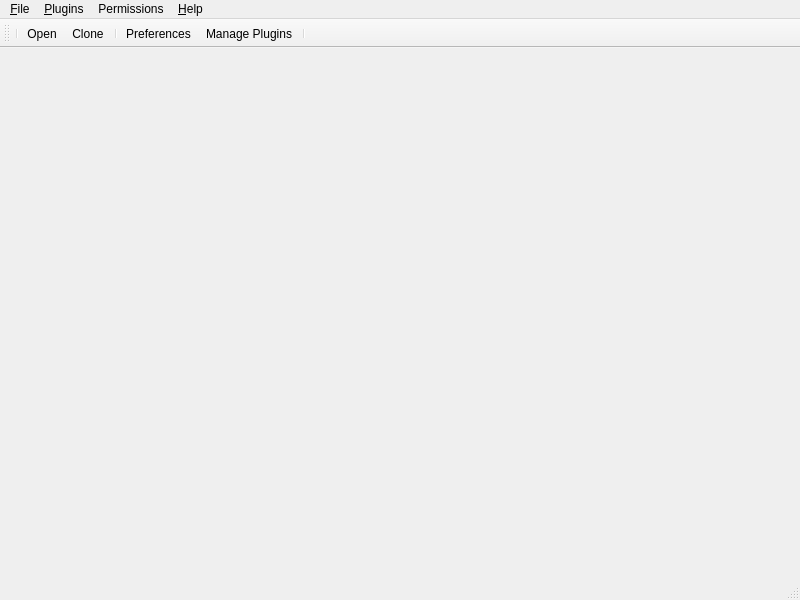
<?xml version="1.0" encoding="UTF-8"?>
<ui version="4.0">
 <class>MainWindow</class>
 <widget class="QMainWindow" name="MainWindow">
  <property name="geometry">
   <rect>
    <x>0</x>
    <y>0</y>
    <width>800</width>
    <height>600</height>
   </rect>
  </property>
  <property name="minimumSize">
   <size>
    <width>640</width>
    <height>480</height>
   </size>
  </property>
  <property name="windowTitle">
   <string>MainWindow</string>
  </property>
  <property name="documentMode">
   <bool>true</bool>
  </property>
  <property name="dockNestingEnabled">
   <bool>true</bool>
  </property>
  <property name="unifiedTitleAndToolBarOnMac">
   <bool>true</bool>
  </property>
  <widget class="QWidget" name="centralwidget">
   <layout class="QGridLayout" name="centrallayout">
    <property name="leftMargin">
     <number>0</number>
    </property>
    <property name="topMargin">
     <number>0</number>
    </property>
    <property name="rightMargin">
     <number>0</number>
    </property>
    <property name="bottomMargin">
     <number>0</number>
    </property>
    <property name="spacing">
     <number>0</number>
    </property>
    <item row="0" column="0">
     <widget class="QTabWidget" name="panelwidget">
      <property name="documentMode">
       <bool>true</bool>
      </property>
      <property name="tabsClosable">
       <bool>true</bool>
      </property>
      <property name="movable">
       <bool>true</bool>
      </property>
     </widget>
    </item>
   </layout>
  </widget>
  <widget class="QMenuBar" name="menubar">
   <property name="geometry">
    <rect>
     <x>0</x>
     <y>0</y>
     <width>800</width>
     <height>25</height>
    </rect>
   </property>
   <widget class="QMenu" name="menu_File">
    <property name="title">
     <string>&amp;File</string>
    </property>
    <addaction name="separator"/>
    <addaction name="action_Open"/>
    <addaction name="action_Clone"/>
    <addaction name="separator"/>
    <addaction name="action_Preferences"/>
    <addaction name="separator"/>
    <addaction name="action_Quit"/>
   </widget>
   <widget class="QMenu" name="menu_Help">
    <property name="title">
     <string>&amp;Help</string>
    </property>
    <addaction name="action_About"/>
   </widget>
   <widget class="QMenu" name="menu_Plugins">
    <property name="title">
     <string>&amp;Plugins</string>
    </property>
    <addaction name="action_Manage_Plugins"/>
   </widget>
   <widget class="QMenu" name="menuRoles">
    <property name="title">
     <string>Permissions</string>
    </property>
    <addaction name="action_Manage_Roles"/>
   </widget>
   <addaction name="menu_File"/>
   <addaction name="menu_Plugins"/>
   <addaction name="menuRoles"/>
   <addaction name="menu_Help"/>
  </widget>
  <widget class="QStatusBar" name="statusbar"/>
  <widget class="QToolBar" name="toolBar">
   <property name="sizePolicy">
    <sizepolicy hsizetype="MinimumExpanding" vsizetype="MinimumExpanding">
     <horstretch>0</horstretch>
     <verstretch>0</verstretch>
    </sizepolicy>
   </property>
   <property name="contextMenuPolicy">
    <enum>Qt::NoContextMenu</enum>
   </property>
   <property name="iconSize">
    <size>
     <width>20</width>
     <height>20</height>
    </size>
   </property>
   <property name="toolButtonStyle">
    <enum>Qt::ToolButtonTextBesideIcon</enum>
   </property>
   <property name="floatable">
    <bool>false</bool>
   </property>
   <attribute name="toolBarArea">
    <enum>TopToolBarArea</enum>
   </attribute>
   <attribute name="toolBarBreak">
    <bool>false</bool>
   </attribute>
   <addaction name="separator"/>
   <addaction name="action_Open"/>
   <addaction name="action_Clone"/>
   <addaction name="separator"/>
   <addaction name="action_Preferences"/>
   <addaction name="action_Manage_Plugins"/>
   <addaction name="separator"/>
  </widget>
  <action name="action_Open">
   <property name="icon">
    <iconset>
     <normaloff>images/folder-open.svg</normaloff>images/folder-open.svg</iconset>
   </property>
   <property name="text">
    <string>&amp;Open ...</string>
   </property>
   <property name="shortcut">
    <string>Ctrl+O</string>
   </property>
  </action>
  <action name="action_Quit">
   <property name="text">
    <string>&amp;Quit</string>
   </property>
   <property name="shortcut">
    <string>Ctrl+Q</string>
   </property>
  </action>
  <action name="action_Clone">
   <property name="icon">
    <iconset>
     <normaloff>images/clone.svg</normaloff>images/clone.svg</iconset>
   </property>
   <property name="text">
    <string>C&amp;lone ...</string>
   </property>
   <property name="shortcut">
    <string>Ctrl+L</string>
   </property>
  </action>
  <action name="action_About">
   <property name="icon">
    <iconset>
     <normaloff>images/git.svg</normaloff>images/git.svg</iconset>
   </property>
   <property name="text">
    <string>&amp;About</string>
   </property>
   <property name="shortcut">
    <string>Ctrl+A</string>
   </property>
  </action>
  <action name="action_Manage_Plugins">
   <property name="icon">
    <iconset>
     <normaloff>images/plugins.svg</normaloff>images/plugins.svg</iconset>
   </property>
   <property name="text">
    <string>&amp;Manage Plugins...</string>
   </property>
   <property name="shortcut">
    <string>Ctrl+M</string>
   </property>
  </action>
  <action name="action_Manage_Roles">
   <property name="text">
    <string>&amp;Manage Roles</string>
   </property>
   <property name="toolTip">
    <string>Manage roles</string>
   </property>
   <property name="shortcut">
    <string>Ctrl+R</string>
   </property>
  </action>
  <action name="action_Preferences">
   <property name="icon">
    <iconset>
     <normaloff>images/preferences.svg</normaloff>images/preferences.svg</iconset>
   </property>
   <property name="text">
    <string>&amp;Preferences</string>
   </property>
   <property name="shortcut">
    <string>Ctrl+P</string>
   </property>
  </action>
 </widget>
 <resources/>
 <connections/>
</ui>
